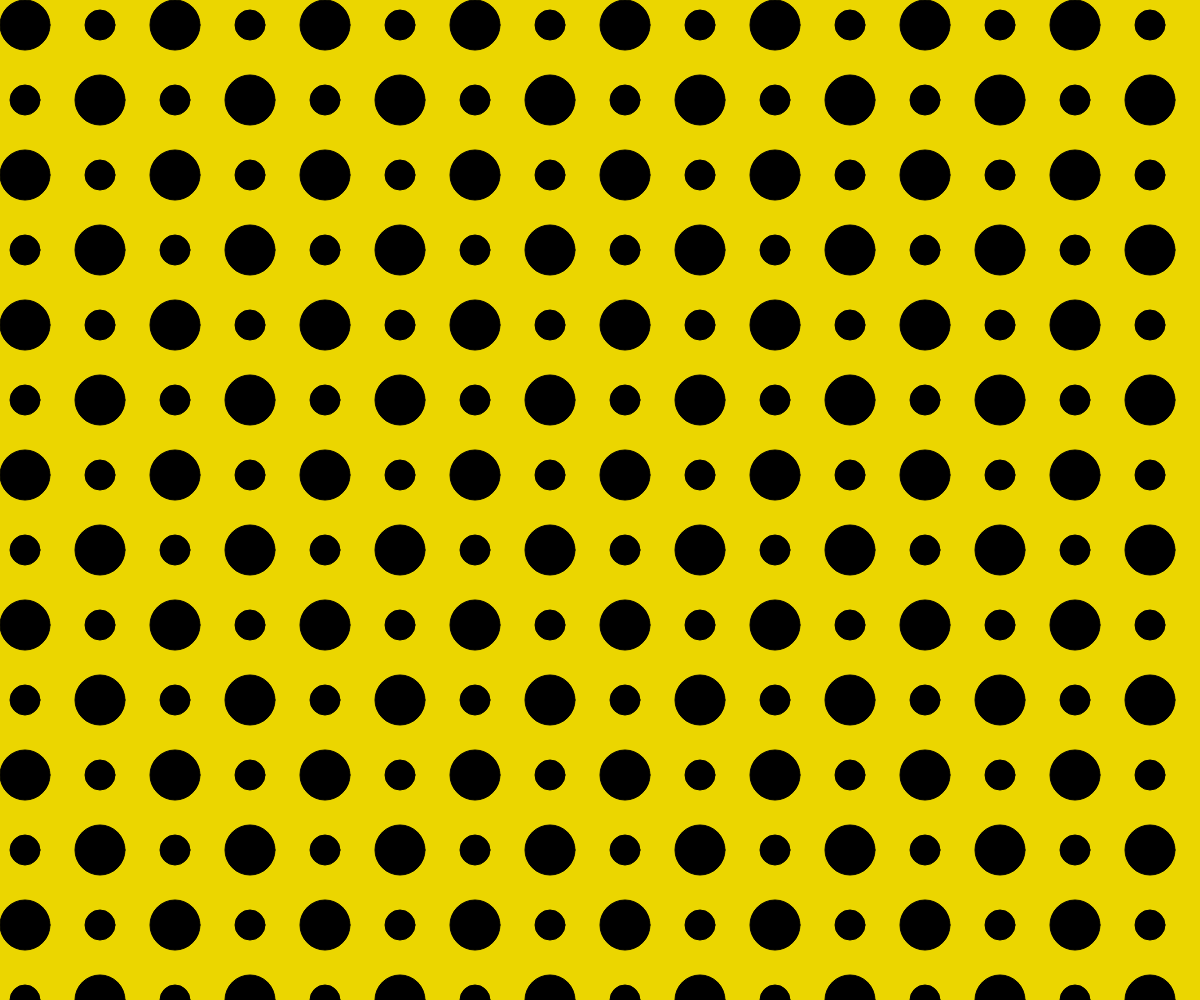
Frame 1 (no input)
Frame 60 (no input): identical to frame 1, image omitted
Frame 120 (the mouse pressed at the canvas centre since frame 60): identical to frame 1, image omitted

The p5.js sketch that drew this single still picture (run headless with seeded random() and noise() and a simulated clock; from frame 60 on, the mouse is pressed at the canvas centre):

// p5.js sketch
// ── sketch.js
let dim1 = 50;
let dim2 = 30;

function setup() {
  createCanvas(windowWidth, windowHeight);
}

function draw() {
  background("#EBD600");
  fill("black");
  let row = 0;

  for (let ypos = dim1 / 2; ypos <= height; ypos += 1.5 * dim1) {
    for (let xpos = dim1 / 2; xpos <= width; xpos += 3 * dim1) {
      if (row % 2 == 0) {
        ellipse(xpos, ypos, dim1, dim1);
        ellipse(xpos + 1.5 * dim1, ypos, dim2, dim2);
      } else {
        ellipse(xpos, ypos, dim2, dim2);
        ellipse(xpos + 1.5 * dim1, ypos, dim1, dim1);
      }
    }
    row++;
  }
}
